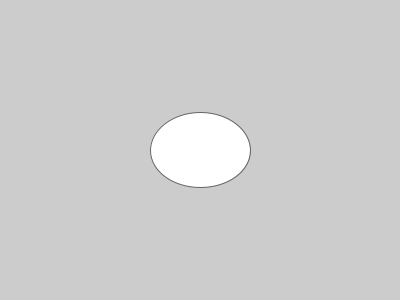
Frame 1 (no input)
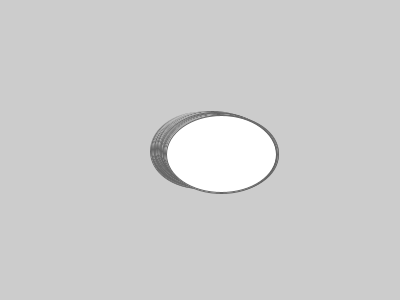
Frame 60 (the mouse pressed at the canvas centre just before this capture)
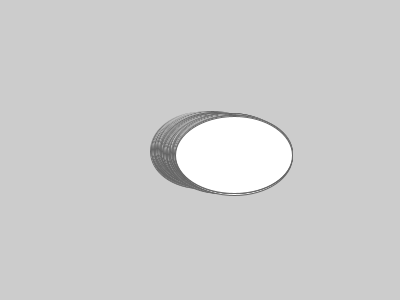
Frame 120 (the mouse held since frame 60 and released just before this capture)

The Processing sketch that drew these frames (run headless with seeded random() and noise(); from frame 60 on, the mouse is pressed at the canvas centre):

// Processing sketch: randomwalker_2
// ── randomwalker_2.pde
 
 Walker w;

 
 void setup(){
   w = new Walker();
   size(400,300);
   
   
   
   
 }
 void draw(){
   w.render();
   w.step();
   
 }
 

// ── walker_2.pde
class Walker{
    int x,y;
    Walker(){
      y = height/2;
      x= width /2;
      }
     void step(){
       
       float choice = random(1);//it reutrns double so using that to use it as a paramter
       if(choice<0.4){
         x++;}
       else if(choice <0.6){
         x--;}
       else if(choice<0.8){
         y++;}
       else{
         y--;
       }
       x = constrain(x,0,width-1);//
       y= constrain(y,0,height-1);
       
     }
     void render(){
       stroke(100);
       ellipse(x,y,x/2,y/2);
     }
  
  
  
  
  
}
